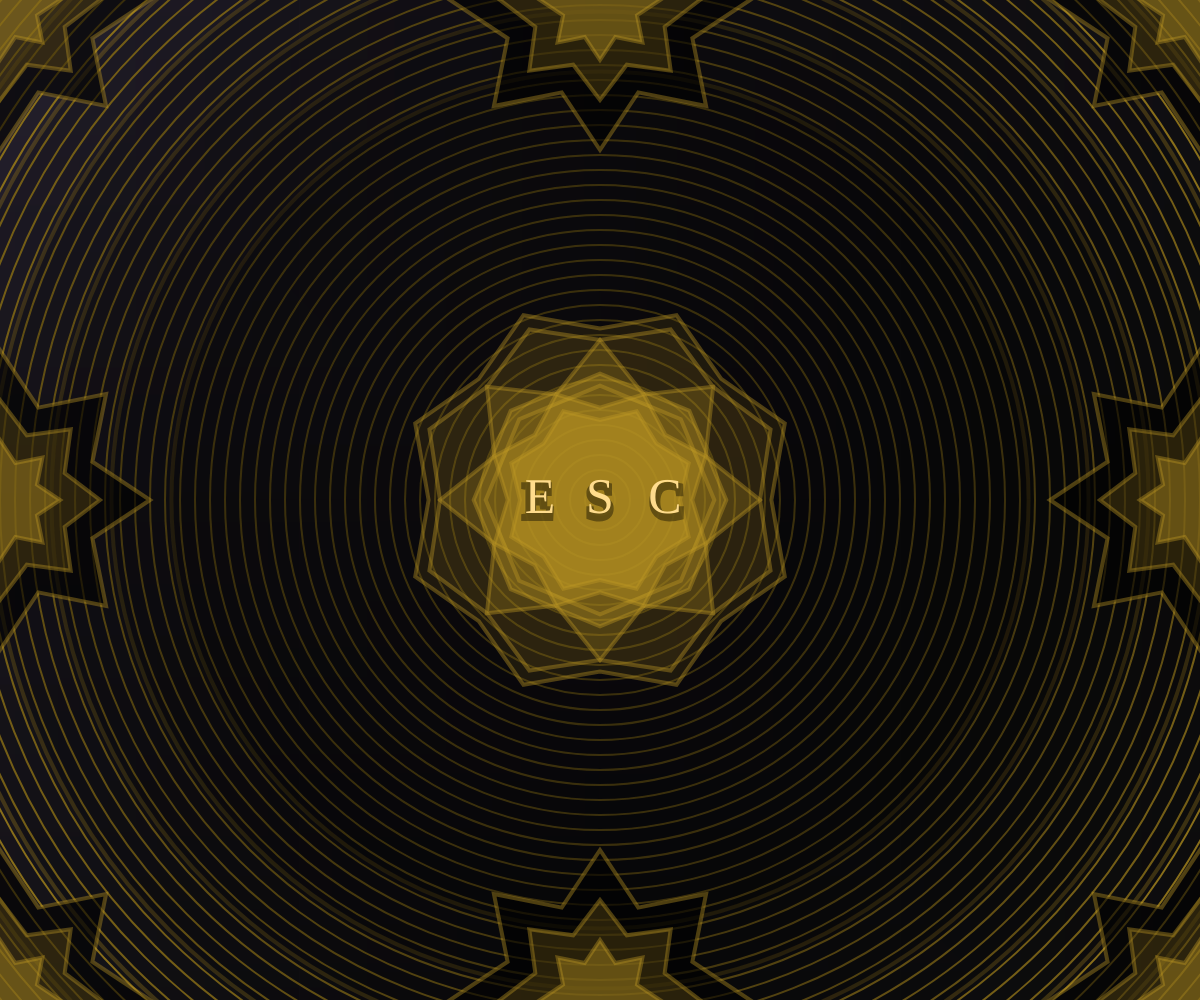
Frame 1 (no input)
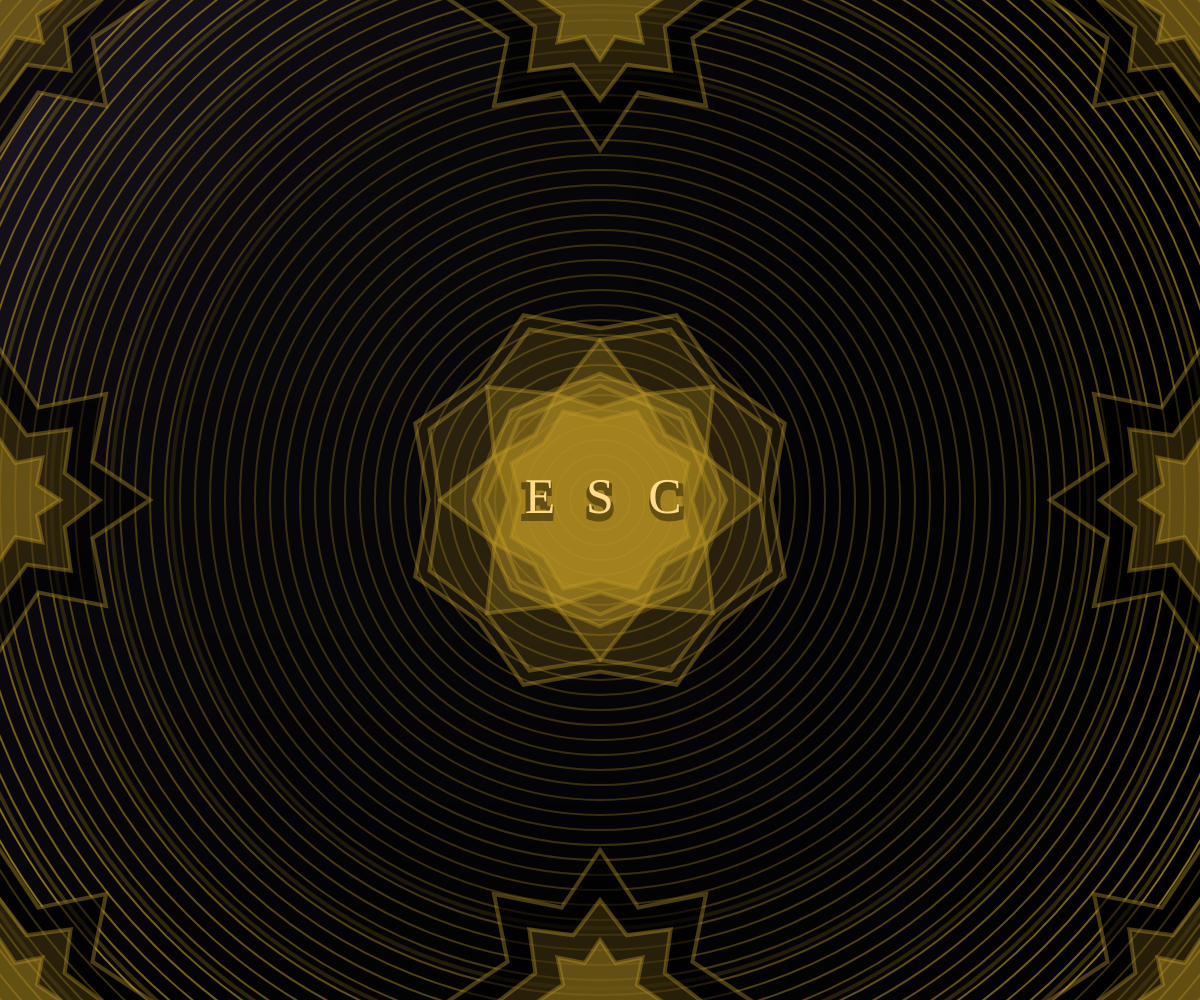
Frame 2 (the mouse pressed at the canvas centre, redrawn once)

The p5.js sketch that drew these frames (run headless with seeded random() and noise() and a simulated clock; the mouse was pressed at the canvas centre and the sketch redrawn once):

// p5.js sketch
// ── sketch.js
// variables
let c1, c2;
var state0 = true;
var state1 = false;
var state2 = false;
var state3 = false;
var state4 = false;

// -------------------------

// setup canvas window
function setup() {
  createCanvas(windowWidth, windowHeight);
  c1 = color(38, 31, 50);
  c2 = color(0, 0, 0);
}

// -------------------------

// extra drawings
// star
function star(x, y, radius1, radius2, npoints) {
  const angle = TWO_PI / npoints;
  const halfAngle = angle / 2.0;
  beginShape();
  for (let a = 0; a < TWO_PI; a += angle) {
    let sx = x + cos(a) * radius2;
    let sy = y + sin(a) * radius2;
    vertex(sx, sy);
    sx = x + cos(a + halfAngle) * radius1;
    sy = y + sin(a + halfAngle) * radius1;
    vertex(sx, sy);
  }
  endShape(CLOSE);
}

// gradient
function setGradient(x, y, w, h, c1, c2, axis) {
  noFill();
  // Left to right gradient
  for (let i = x; i <= x + w; i++) {
    const inter = map(i, x, x + w, 0, 1);
    const c = lerpColor(c1, c2, inter);
    stroke(c);
    line(i, y, i, y + h);
    line(x, i, x + w, i);
  }
}

// -------------------------

// default styled Drawing
function draw0() {
  noLoop();
  setGradient(0, 0, width, height, c1, c2, 2);

  // small ellipses
  stroke(191, 154, 37);
  fill(0, 0, 0, 0);
  strokeWeight(2);
  for (d = 0; d <= width + width / 3; d += 30) {
    ellipse(width / 2, height / 2, d, d);
  }

  // large ellipses
  stroke(191, 154, 37, 100);
  strokeWeight(4);
  fill(0, 0, 0, 40);
  // ellipses
  for (d = width / 1.4; d <= width + width / 3; d += 120) {
    ellipse(width / 2, height / 2, d, d);
  }

  // middle stars
  push();
  translate(width * 0.5, height * 0.5);
  fill(191, 154, 37, 20);
  star(0, 0, width / 6.5, width / 7.5, 8);
  fill(191, 154, 37, 30);
  star(0, 0, width / 6, width / 7, 8);
  fill(0, 0, 0, 40);
  star(0, 0, width / 10.5, width / 10.5, 4);
  fill(191, 154, 37, 60);
  star(0, 0, width / 10.5, width / 7.5, 8);
  fill(191, 154, 37, 80);
  star(0, 0, width / 9.5, width / 9.5, 4);
  pop();

  // middle star
  push();
  translate(width * 0.5, height * 0.5);
  rotate(PI / 2);
  fill(191, 154, 37, 100);
  star(0, 0, width / 10.5, width / 13, 8);
  fill(191, 154, 37, 100);
  star(0, 0, width / 12.5, width / 15, 8);
  pop();
  noFill();

  // border stars
  fill(0, 0, 0, 150);
  for (x = 0; x < width + 1; x += width) {
    push();
    translate(x, 0);
    star(0, 0, 100, 150, 8);
    fill(191, 154, 37, 50);
    star(0, 0, 70, 100, 8);
    fill(191, 154, 37, 100);
    star(0, 0, 40, 60, 8);
    pop();
    push();
    translate(x, height);
    star(0, 0, 100, 150, 8);
    fill(191, 154, 37, 50);
    star(0, 0, 70, 100, 8);
    fill(191, 154, 37, 100);
    star(0, 0, 40, 60, 8);
    pop();
    push();
    translate(x, height / 2);
    star(0, 0, 100, 150, 8);
    fill(191, 154, 37, 50);
    star(0, 0, 70, 100, 8);
    fill(191, 154, 37, 100);
    star(0, 0, 40, 60, 8);
    pop();
  }
  for (y = 0; y < height + 1; y += height) {
    push();
    translate(width / 2, y);
    star(0, 0, 100, 150, 8);
    fill(191, 154, 37, 50);
    star(0, 0, 70, 100, 8);
    fill(191, 154, 37, 100);
    star(0, 0, 40, 60, 8);
    pop();
  }
  // text

  textSize(50);
  textFont("Limelight");
  textAlign(CENTER);

  // text shadow
  strokeWeight(6);
  stroke(0, 0, 0, 100);
  noFill();
  text("E", -62, height / 2 - textSize() / 2 + 5, width);
  text("S", 0, height / 2 - textSize() / 2 + 5, width);
  text("C", 67, height / 2 - textSize() / 2 + 5, width);

  stroke(255, 255, 255, 50);
  noStroke();
  fill(255, 220, 140);
  text("E", -60, height / 2 - textSize() / 2, width);
  text("S", 0, height / 2 - textSize() / 2, width);
  text("C", 65, height / 2 - textSize() / 2, width);
}

// -------------------------

// 1st styled drawing
function draw1() {
  noLoop();

  // squares background
  for (var y = 1; y <= height; y += 240) {
    for (var x = 0; x <= width; x += 120) {
      stroke(163, 183, 192);
      strokeWeight(3);
      fill(56, 53, 54);
      rect(x, y, 60);
      strokeWeight(4);
      fill(228, 220, 202);
      rect(x + 60, y, 60);
    }
  }
  for (var y = 61; y <= height; y += 120) {
    for (var x = -105; x <= width; x += 120) {
      stroke(163, 183, 192);
      strokeWeight(3);
      fill(56, 53, 54);
      rect(x, y, 60);
      strokeWeight(4);
      fill(228, 220, 202);
      rect(x + 60, y, 60);
    }
  }
  for (var y = 121; y <= height; y += 240) {
    for (var x = -90; x <= width; x += 120) {
      stroke(163, 183, 192);
      strokeWeight(3);
      fill(56, 53, 54);
      rect(x, y, 60);
      strokeWeight(4);
      fill(228, 220, 202);
      rect(x + 60, y, 60);
    }
  }
  // text box
  fill(163, 183, 192);
  strokeWeight();
  rect(width / 2 - 85, height / 2 - 35, 170, 70);
  stroke(56, 53, 54);
  strokeWeight(4);
  fill(228, 220, 202);
  rect(width / 2 - 75, height / 2 - 25, 150, 50);

  // text
  fill(56, 53, 54);
  stroke(56, 53, 54, 200);
  strokeWeight(3);
  textSize(60);
  textFont("Geostar Fill");
  textAlign(CENTER);
  text("esc", 8, height / 2 - textSize() / 2 - 4, width);
}

// -------------------------

// 2nd styled drawing
function draw2() {
  noLoop();
  noStroke();
  background(0);
  fill(200);
  ellipse(x, y, d, d);
  textSize(40);
  textFont("Geostar Fill");
  textAlign(CENTER);
  text("Esc(template)", 0, height / 2 - textSize() / 2, width);
}

// -------------------------

// 3rd styled drawing
function draw3() {
  noLoop();
  noStroke();
  background(50);
  fill(200);
  ellipse(x, y, d, d);
  textSize(40);
  textFont("Geostar Fill");
  textAlign(CENTER);
  text("Esc(template)", 0, height / 2 - textSize() / 2, width);
}

// -------------------------

// 4th styled drawing
function draw4() {
  noLoop();
  noStroke();
  background(100);
  fill(200);
  ellipse(x, y, d, d);
  textSize(40);
  textFont("Geostar Fill");
  textAlign(CENTER);
  text("Esc(template)", 0, height / 2 - textSize() / 2, width);
}

// -------------------------

// call drawings per state status
function draw() {
  if (state0) {
    draw0();
  } else if (state1) {
    draw1();
  } else if (state2) {
    draw2();
  } else if (state3) {
    draw3();
  } else if (state4) {
    draw4();
  }
}

// escape key input to change state status
function keyReleased() {
  if (keyCode === ESCAPE && state0 === true) {
    loop();
    state0 = !state0;
    state1 = true;
  } else if (keyCode === ESCAPE && state1 === true) {
    loop();
    state1 = !state1;
    state2 = true;
  } else if (keyCode === ESCAPE && state2 === true) {
    loop();
    state2 = !state2;
    state3 = true;
  } else if (keyCode === ESCAPE && state3 === true) {
    loop();
    state3 = !state3;
    state4 = true;
  } else if (keyCode === ESCAPE && state4 === true) {
    loop();
    state4 = !state4;
    state0 = true;
  }
}
